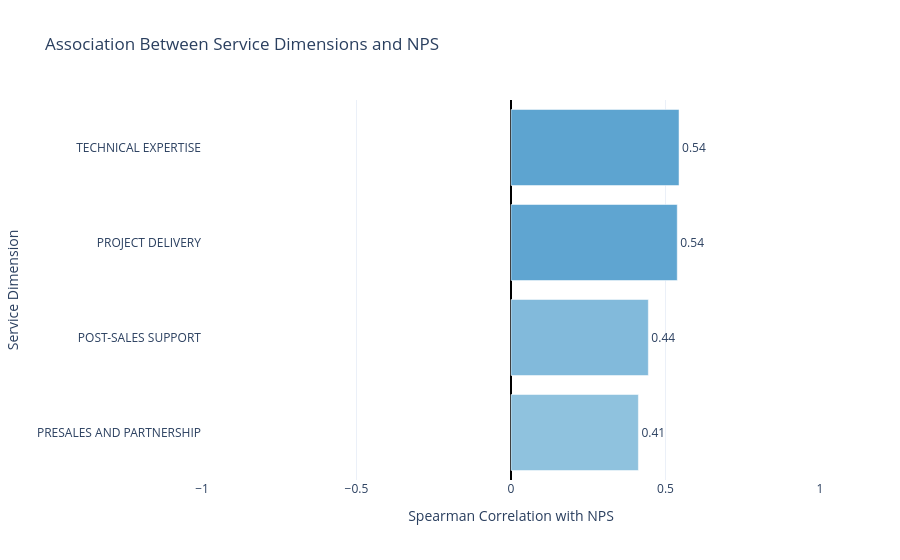

The notebook cell saved with this chart:
### Code cell
fig3.update_layout(
    title="Association Between Service Dimensions and NPS",
    xaxis_title="Spearman Correlation with NPS",
    yaxis_title="Service Dimension",
    template="plotly_white",
    showlegend=False
)

fig3.update_xaxes(
    range=[-1, 1],
    zeroline=True,
    zerolinewidth=2,
    zerolinecolor="black"
)

fig3.show()

### Figure 1 — Plotly figure (JSON) as saved in the notebook; plotly's stock layout.template omitted (floating-point values rounded to 4 significant figures)
{"data": [{"hovertemplate": "<b>%{y}</b><br>Spearman correlation: %{x:.3f}<extra></extra>", "marker": {"cmax": 1, "cmin": 0, "color": [0.4122, 0.4444, 0.538, 0.5438], "colorscale": [[0, "rgb(247,251,255)"], [0.125, "rgb(222,235,247)"], [0.25, "rgb(198,219,239)"], [0.375, "rgb(158,202,225)"], [0.5, "rgb(107,174,214)"], [0.625, "rgb(66,146,198)"], [0.75, "rgb(33,113,181)"], [0.875, "rgb(8,81,156)"], [1, "rgb(8,48,107)"]]}, "orientation": "h", "text": [0.4122, 0.4444, 0.538, 0.5438], "textposition": "outside", "texttemplate": "%{text:.2f}", "type": "bar", "x": [0.4122, 0.4444, 0.538, 0.5438], "y": ["PRESALES AND PARTNERSHIP", "POST-SALES SUPPORT", "PROJECT DELIVERY", "TECHNICAL EXPERTISE"]}], "layout": {"showlegend": false, "title": {"text": "Association Between Service Dimensions and NPS"}, "xaxis": {"range": [-1, 1], "title": {"text": "Spearman Correlation with NPS"}, "zeroline": true, "zerolinecolor": "black", "zerolinewidth": 2}, "yaxis": {"title": {"text": "Service Dimension"}}}}
